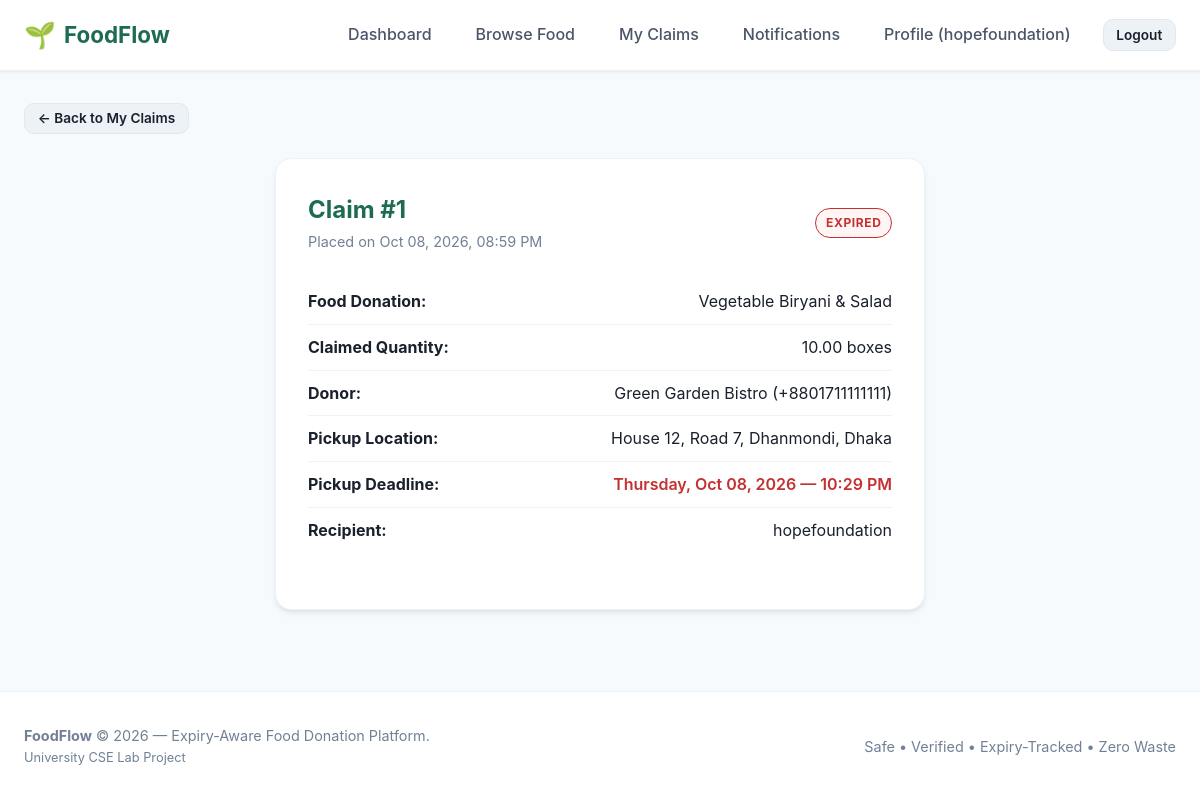
The page /claims/1/ (signed in) on the database its author committed.
### accounts/models.py (models this page shows, shortened)
class User(AbstractUser):
    ROLE_DONOR = 'donor'
    ROLE_RECIPIENT = 'recipient'
    ROLE_CHOICES = [
        (ROLE_DONOR, 'Donor'),
        (ROLE_RECIPIENT, 'Recipient'),
    ]
    role = models.CharField(
        max_length=20,
        choices=ROLE_CHOICES,
        default=ROLE_RECIPIENT,
        help_text="Designates whether this user registers as a food Donor or Recipient."
    )
    phone = models.CharField(
        max_length=20,
        blank=True,
        null=True,
        help_text="Contact telephone number"
    )
    @property
    def is_donor(self):
        return self.role == self.ROLE_DONOR
    @property
    def is_recipient(self):
        return self.role == self.ROLE_RECIPIENT

class Donor(models.Model):
    DONOR_TYPE_CHOICES = [
        ('restaurant', 'Restaurant'),
        ('household', 'Household'),
        ('grocer', 'Grocer / Supermarket'),
        ('event', 'Event / Catering'),
        ('other', 'Other Donor'),
    ]
    user = models.OneToOneField(
        User,
        on_delete=models.CASCADE,
        related_name='donor_profile'
    )
    donor_type = models.CharField(
        max_length=30,
        choices=DONOR_TYPE_CHOICES,
        default='restaurant'
    )
    organization_name = models.CharField(
        max_length=150,
        blank=True,
        null=True,
        help_text="Business or organization name (optional for households)"
    )
    location = models.ForeignKey(
        'locations.Location',
        on_delete=models.PROTECT,
        related_name='donors'
    )
    is_verified = models.BooleanField(
        default=False,
        help_text="Designates if this donor is verified by platform administrators"
    )
    created_at = models.DateTimeField(auto_now_add=True)
    class Meta:
        verbose_name = "Donor Profile"
        verbose_name_plural = "Donor Profiles"

class Recipient(models.Model):
    RECIPIENT_TYPE_CHOICES = [
        ('ngo', 'NGO / Non-profit'),
        ('individual', 'Individual / Family in need'),
        ('shelter', 'Shelter / Orphanage'),
        ('community_kitchen', 'Community Kitchen / Charity'),
        ('other', 'Other Recipient'),
    ]
    user = models.OneToOneField(
        User,
        on_delete=models.CASCADE,
        related_name='recipient_profile'
    )
    recipient_type = models.CharField(
        max_length=30,
        choices=RECIPIENT_TYPE_CHOICES,
        default='individual'
    )
    location = models.ForeignKey(
        'locations.Location',
        on_delete=models.PROTECT,
        related_name='recipients'
    )
    is_verified = models.BooleanField(
        default=False,
        help_text="Designates if this recipient is verified by platform administrators (required to claim food)"
    )
    created_at = models.DateTimeField(auto_now_add=True)
    class Meta:
        verbose_name = "Recipient Profile"
        verbose_name_plural = "Recipient Profiles"

### claims/models.py (models this page shows, shortened)
class Claim(models.Model):
    STATUS_PENDING = 'pending'
    STATUS_COMPLETED = 'completed'
    STATUS_CANCELLED = 'cancelled'
    STATUS_EXPIRED = 'expired'
    STATUS_CHOICES = [
        (STATUS_PENDING, 'Pending Pickup'),
        (STATUS_COMPLETED, 'Completed'),
        (STATUS_CANCELLED, 'Cancelled'),
        (STATUS_EXPIRED, 'Expired'),
    ]
    listing = models.ForeignKey(
        'listings.FoodListing',
        on_delete=models.CASCADE,
        related_name='claims'
    )
    recipient = models.ForeignKey(
        'accounts.Recipient',
        on_delete=models.CASCADE,
        related_name='claims'
    )
    claimed_quantity = models.DecimalField(
        max_digits=8,
        decimal_places=2,
        validators=[MinValueValidator(Decimal('0.01'))],
        help_text="Quantity reserved by recipient"
    )
    claimed_at = models.DateTimeField(auto_now_add=True)
    pickup_deadline = models.DateTimeField(
        help_text="Time window by which food must be picked up"
    )
    pickup_code = models.CharField(
        max_length=8,
        unique=True,
        db_index=True,
        help_text="Unique 8-character verification token"
    )
    status = models.CharField(
        max_length=20,
        choices=STATUS_CHOICES,
        default=STATUS_PENDING
    )
    class Meta:
        verbose_name = "Claim"
        verbose_name_plural = "Claims"
        ordering = ['-claimed_at']
    @property
    def can_be_cancelled(self):
        return self.status == self.STATUS_PENDING and not self.is_expired

### listings/models.py (models this page shows, shortened)
class FoodListing(models.Model):
    STATUS_AVAILABLE = 'available'
    STATUS_CLAIMED = 'claimed'
    STATUS_COMPLETED = 'completed'
    STATUS_EXPIRED = 'expired'
    STATUS_BLOCKED = 'blocked'
    STATUS_CHOICES = [
        (STATUS_AVAILABLE, 'Available'),
        (STATUS_CLAIMED, 'Claimed'),
        (STATUS_COMPLETED, 'Completed'),
        (STATUS_EXPIRED, 'Expired'),
        (STATUS_BLOCKED, 'Blocked'),
    ]
    donor = models.ForeignKey(
        'accounts.Donor',
        on_delete=models.CASCADE,
        related_name='listings'
    )
    location = models.ForeignKey(
        'locations.Location',
        on_delete=models.PROTECT,
        related_name='listings'
    )
    food_name = models.CharField(max_length=200, help_text="e.g. Cooked Rice & Curry, Fresh Apples, Bread Rolls")
    description = models.TextField(blank=True, null=True, help_text="Preparation details, ingredients, or dietary info")
    quantity = models.DecimalField(
        max_digits=8,
        decimal_places=2,
        validators=[MinValueValidator(Decimal('0.01'))],
        help_text="Total initial quantity"
    )
    unit = models.CharField(
        max_length=50,
        help_text="Units: portions, kg, boxes, packets, meals, litres"
    )
    expires_at = models.DateTimeField(
        db_index=True,
        help_text="Exact expiry deadline"
    )
    status = models.CharField(
        max_length=20,
        choices=STATUS_CHOICES,
        default=STATUS_AVAILABLE,
        db_index=True
    )
    created_at = models.DateTimeField(auto_now_add=True)
    updated_at = models.DateTimeField(auto_now=True)
    class Meta:
        verbose_name = "Food Listing"
        verbose_name_plural = "Food Listings"
        ordering = ['expires_at']

### locations/models.py (models this page shows, shortened)
class Location(models.Model):
    address = models.CharField(max_length=255, help_text="Street address or building details")
    area = models.CharField(max_length=100, db_index=True, help_text="Neighborhood or area name")
    city = models.CharField(max_length=100, db_index=True, help_text="City name")
    postal_code = models.CharField(max_length=20, blank=True, null=True, help_text="Postal / ZIP code")
    latitude = models.DecimalField(max_digits=9, decimal_places=6, null=True, blank=True)
    longitude = models.DecimalField(max_digits=9, decimal_places=6, null=True, blank=True)
    class Meta:
        verbose_name = "Location"
        verbose_name_plural = "Locations"
        indexes = [
            models.Index(fields=['area'], name='loc_area_idx'),
            models.Index(fields=['city'], name='loc_city_idx'),
        ]
        constraints = [
            models.UniqueConstraint(
                fields=['address', 'area', 'city', 'postal_code'],
                name='unique_location_address'
            )
        ]

### claims/views.py (the view)
# urls.py: path('claims/<int:pk>/', views.claim_detail_view, name='claim_detail'),
@login_required
def claim_detail_view(request, pk):
    claim = get_object_or_404(
        Claim.objects.select_related('listing__donor__user', 'listing__location', 'recipient__user'),
        pk=pk
    )
    is_claimant = (claim.recipient.user == request.user)
    is_donor_owner = (claim.listing.donor.user == request.user)
    if not (is_claimant or is_donor_owner or request.user.is_staff):
        messages.error(request, "Unauthorized: You do not have permission to view this claim.")
        return redirect('home')
    context = {
        'claim': claim,
        'is_claimant': is_claimant,
        'is_donor_owner': is_donor_owner,
    }
    return render(request, 'claims/claim_detail.html', context)

### notifications/views.py (called while the page is built)
def unread_notification_context(request):
    if request.user.is_authenticated and request.user.is_recipient and hasattr(request.user, 'recipient_profile'):
        count = Notification.objects.filter(recipient=request.user.recipient_profile, is_read=False).count()
        return {'unread_notifications_count': count}
    return {'unread_notifications_count': 0}

### templates/claims/claim_detail.html (shortened to what this page needs)
{% extends 'base.html' %}
{% block content %}
<div style="margin-bottom: 1.5rem;">
    {% if is_claimant %}
        <a href="{% url 'claims:my_claims' %}" class="btn btn-secondary btn-sm">&larr; Back to My Claims</a>
    {% else %}
        <a href="{% url 'listings:donor_listing_detail' pk=claim.listing.pk %}" class="btn btn-secondary btn-sm">&larr; Back to Listing</a>
    {% endif %}
</div>
<div class="form-card" style="max-width: 650px;">
    <div style="display: flex; justify-content: space-between; align-items: center; margin-bottom: 1.5rem;">
        <div>
            <h2 style="color: var(--green-700);">Claim #{{ claim.id }}</h2>
            <span style="color: var(--grey-500); font-size: 0.9rem;">Placed on {{ claim.claimed_at|date:"M d, Y, h:i A" }}</span>
        </div>
        <div>
            <span class="badge badge-{{ claim.status }}">{{ claim.get_status_display }}</span>
        </div>
    </div>
    <div style="margin: 1.5rem 0; font-size: 1rem; line-height: 1.8;">
        <div style="display: flex; justify-content: space-between; border-bottom: 1px solid var(--grey-200); padding: 0.5rem 0;">
            <strong>Food Donation:</strong>
            <span>{{ claim.listing.food_name }}</span>
        </div>
        <div style="display: flex; justify-content: space-between; border-bottom: 1px solid var(--grey-200); padding: 0.5rem 0;">
            <strong>Claimed Quantity:</strong>
            <span>{{ claim.claimed_quantity }} {{ claim.listing.unit }}</span>
        </div>
        <div style="display: flex; justify-content: space-between; border-bottom: 1px solid var(--grey-200); padding: 0.5rem 0;">
            <strong>Donor:</strong>
            <span>{{ claim.listing.donor.organization_name|default:claim.listing.donor.user.username }} ({{ claim.listing.donor.user.phone|default:'Contact in person' }})</span>
        </div>
        <div style="display: flex; justify-content: space-between; border-bottom: 1px solid var(--grey-200); padding: 0.5rem 0;">
            <strong>Pickup Location:</strong>
            <span>{{ claim.listing.location.address }}, {{ claim.listing.location.area }}, {{ claim.listing.location.city }}</span>
        </div>
        <div style="display: flex; justify-content: space-between; border-bottom: 1px solid var(--grey-200); padding: 0.5rem 0;">
            <strong>Pickup Deadline:</strong>
            <span style="color: var(--red-600); font-weight: 600;">{{ claim.pickup_deadline|date:"l, M d, Y — h:i A" }}</span>
        </div>
        <div style="display: flex; justify-content: space-between; padding: 0.5rem 0;">
            <strong>Recipient:</strong>
            <span>{{ claim.recipient.user.username }}</span>
        </div>
    </div>
</div>
{% endblock %}

### templates/partials/navbar.html (shortened to what this page needs)
{% load static %}
<nav class="navbar">
    <div class="container navbar-container">
        <a href="{% url 'home' %}" class="brand">
            <span class="brand-icon">🌱</span>
            <span>FoodFlow</span>
        </a>
        <ul class="nav-links">
            {% if user.is_authenticated %}
                {% if user.is_donor %}
                    <li><a href="{% url 'accounts:donor_dashboard' %}" class="nav-link">Dashboard</a></li>
                    <li><a href="{% url 'listings:donor_listings' %}" class="nav-link">My Listings</a></li>
                    <li><a href="{% url 'claims:my_claims' %}" class="nav-link">Food Claims</a></li>
                    <li><a href="{% url 'listings:donor_listing_create' %}" class="nav-link btn btn-primary btn-sm" style="color: white;">+ Donate Food</a></li>
                    <li><a href="{% url 'claims:verify_pickup' %}" class="nav-link">Verify Pickup</a></li>
                {% elif user.is_recipient %}
                    <li><a href="{% url 'accounts:recipient_dashboard' %}" class="nav-link">Dashboard</a></li>
                    <li><a href="{% url 'listings:browse_food' %}" class="nav-link">Browse Food</a></li>
                    <li><a href="{% url 'claims:my_claims' %}" class="nav-link">My Claims</a></li>
                    <li>
                        <a href="{% url 'notifications:notification_list' %}" class="nav-link">
                            Notifications
                        </a>
                    </li>
                {% endif %}
                <li><a href="{% url 'accounts:profile' %}" class="nav-link">Profile ({{ user.username }})</a></li>
                <li><a href="{% url 'accounts:logout' %}" class="nav-link btn btn-secondary btn-sm">Logout</a></li>
            {% endif %}
        </ul>
    </div>
</nav>

### static/css/styles.css (style rules this page uses)
:root { --green-700: #1E6B54; --green-600: #258568; --green-50: #EDF5F2; --amber-600: #B7791F; --amber-50: #FEFCF5; --red-600: #C53030; --red-50: #FFF5F5; --grey-500: #718096; --grey-100: #F7FAFC; --grey-200: #EDF2F7; --grey-300: #E2E8F0; --grey-700: #4A5568; --ink: #1A202C; --white: #FFFFFF; --container-max: 1200px; --radius-sm: 6px; --radius-md: 10px; --radius-lg: 16px; --shadow-sm: 0 1px 3px rgba(0,0,0,0.08); --shadow-md: 0 4px 6px -1px rgba(0,0,0,0.08), 0 2px 4px -1px rgba(0,0,0,0.04); --shadow-lg: 0 10px 15px -3px rgba(0,0,0,0.08), 0 4px 6px -2px rgba(0,0,0,0.04); --font-main: -apple-system, BlinkMacSystemFont, "Segoe UI", Roboto, Oxygen, Ubuntu, Cantarell, "Open Sans", "Helvetica Neue", sans-serif; }
*, *::before, *::after { box-sizing: border-box; margin: 0; padding: 0; }
body { font-family: var(--font-main); color: var(--ink); background-color: var(--grey-100); line-height: 1.6; min-height: 100vh; display: flex; flex-direction: column; }
a { color: var(--green-700); text-decoration: none; transition: color 0.2s ease; }
.container { width: 100%; max-width: var(--container-max); margin: 0 auto; padding: 0 1.5rem; }
.navbar { position: sticky; top: 0; z-index: 100; background-color: var(--white); border-bottom: 1px solid var(--grey-200); box-shadow: var(--shadow-sm); }
.navbar-container { display: flex; align-items: center; justify-content: space-between; height: 70px; }
.brand { display: flex; align-items: center; gap: 0.5rem; font-size: 1.4rem; font-weight: 700; color: var(--green-700); text-decoration: none; }
.brand-icon { font-size: 1.6rem; }
.nav-links { display: flex; align-items: center; list-style: none; gap: 1.25rem; }
.nav-link { font-weight: 500; color: var(--grey-700); padding: 0.5rem 0.75rem; border-radius: var(--radius-sm); transition: all 0.2s; text-decoration: none; position: relative; }
.btn { display: inline-flex; align-items: center; justify-content: center; gap: 0.5rem; padding: 0.65rem 1.25rem; font-size: 0.95rem; font-weight: 600; border-radius: var(--radius-md); border: 1px solid transparent; cursor: pointer; text-decoration: none; transition: all 0.2s ease; font-family: inherit; line-height: 1.2; }
.btn-secondary { background-color: var(--grey-200); color: var(--ink); border-color: var(--grey-300); }
.btn-sm { padding: 0.4rem 0.8rem; font-size: 0.85rem; }
.badge { display: inline-flex; align-items: center; padding: 0.25rem 0.6rem; border-radius: 9999px; font-size: 0.75rem; font-weight: 700; text-transform: uppercase; letter-spacing: 0.05em; }
.badge-expired { background-color: var(--red-50); color: var(--red-600); border: 1px solid var(--red-600); }
.form-card { background: var(--white); border-radius: var(--radius-lg); border: 1px solid var(--grey-200); box-shadow: var(--shadow-md); padding: 2rem; max-width: 650px; margin: 0 auto; }

### rows shown on the page
User: username "hopefoundation"
Claim: id "1", claimed_at "Oct 08, 2026, 08:59 PM", status "EXPIRED", listing.food_name "Vegetable Biryani & Salad", claimed_quantity "10.00", listing.unit "boxes", listing.donor.organization_name "Green Garden Bistro", listing.donor.user.phone "+8801711111111", listing.location.address "House 12, Road 7", listing.location.area "Dhanmondi", listing.location.city "Dhaka", pickup_deadline "Thursday, Oct 08, 2026 — 10:29 PM", recipient.user.username "hopefoundation"
